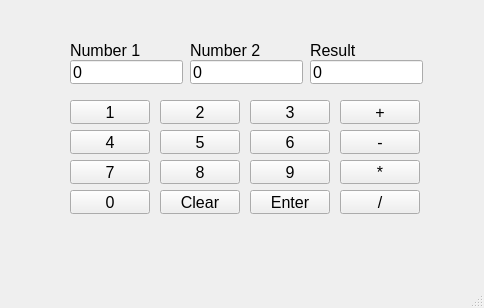
<?xml version="1.0" encoding="UTF-8"?>
<ui version="4.0">
 <class>MainWindow</class>
 <widget class="QMainWindow" name="MainWindow">
  <property name="geometry">
   <rect>
    <x>0</x>
    <y>0</y>
    <width>484</width>
    <height>308</height>
   </rect>
  </property>
  <property name="windowTitle">
   <string>MainWindow</string>
  </property>
  <widget class="QWidget" name="centralwidget">
   <widget class="QLabel" name="label">
    <property name="geometry">
     <rect>
      <x>70</x>
      <y>40</y>
      <width>81</width>
      <height>21</height>
     </rect>
    </property>
    <property name="font">
     <font>
      <pointsize>12</pointsize>
     </font>
    </property>
    <property name="text">
     <string>Number 1</string>
    </property>
   </widget>
   <widget class="QLabel" name="label_2">
    <property name="geometry">
     <rect>
      <x>190</x>
      <y>40</y>
      <width>81</width>
      <height>21</height>
     </rect>
    </property>
    <property name="font">
     <font>
      <pointsize>12</pointsize>
     </font>
    </property>
    <property name="text">
     <string>Number 2</string>
    </property>
   </widget>
   <widget class="QLabel" name="label_3">
    <property name="geometry">
     <rect>
      <x>310</x>
      <y>40</y>
      <width>81</width>
      <height>21</height>
     </rect>
    </property>
    <property name="font">
     <font>
      <pointsize>12</pointsize>
     </font>
    </property>
    <property name="text">
     <string>Result</string>
    </property>
   </widget>
   <widget class="QLineEdit" name="lineNum1">
    <property name="geometry">
     <rect>
      <x>70</x>
      <y>60</y>
      <width>113</width>
      <height>24</height>
     </rect>
    </property>
    <property name="font">
     <font>
      <pointsize>12</pointsize>
     </font>
    </property>
    <property name="text">
     <string>0</string>
    </property>
   </widget>
   <widget class="QLineEdit" name="lineNum2">
    <property name="geometry">
     <rect>
      <x>190</x>
      <y>60</y>
      <width>113</width>
      <height>24</height>
     </rect>
    </property>
    <property name="font">
     <font>
      <pointsize>12</pointsize>
     </font>
    </property>
    <property name="text">
     <string>0</string>
    </property>
   </widget>
   <widget class="QLineEdit" name="lineResult">
    <property name="geometry">
     <rect>
      <x>310</x>
      <y>60</y>
      <width>113</width>
      <height>24</height>
     </rect>
    </property>
    <property name="font">
     <font>
      <pointsize>12</pointsize>
     </font>
    </property>
    <property name="text">
     <string>0</string>
    </property>
   </widget>
   <widget class="QPushButton" name="btnN1">
    <property name="geometry">
     <rect>
      <x>70</x>
      <y>100</y>
      <width>80</width>
      <height>24</height>
     </rect>
    </property>
    <property name="font">
     <font>
      <pointsize>12</pointsize>
     </font>
    </property>
    <property name="text">
     <string>1</string>
    </property>
   </widget>
   <widget class="QPushButton" name="btnN2">
    <property name="geometry">
     <rect>
      <x>160</x>
      <y>100</y>
      <width>80</width>
      <height>24</height>
     </rect>
    </property>
    <property name="font">
     <font>
      <pointsize>12</pointsize>
     </font>
    </property>
    <property name="text">
     <string>2</string>
    </property>
   </widget>
   <widget class="QPushButton" name="btnN3">
    <property name="geometry">
     <rect>
      <x>250</x>
      <y>100</y>
      <width>80</width>
      <height>24</height>
     </rect>
    </property>
    <property name="font">
     <font>
      <pointsize>12</pointsize>
     </font>
    </property>
    <property name="text">
     <string>3</string>
    </property>
   </widget>
   <widget class="QPushButton" name="btnAdd">
    <property name="geometry">
     <rect>
      <x>340</x>
      <y>100</y>
      <width>80</width>
      <height>24</height>
     </rect>
    </property>
    <property name="font">
     <font>
      <pointsize>12</pointsize>
     </font>
    </property>
    <property name="text">
     <string>+</string>
    </property>
   </widget>
   <widget class="QPushButton" name="btnN4">
    <property name="geometry">
     <rect>
      <x>70</x>
      <y>130</y>
      <width>80</width>
      <height>24</height>
     </rect>
    </property>
    <property name="font">
     <font>
      <pointsize>12</pointsize>
     </font>
    </property>
    <property name="text">
     <string>4</string>
    </property>
   </widget>
   <widget class="QPushButton" name="btnN5">
    <property name="geometry">
     <rect>
      <x>160</x>
      <y>130</y>
      <width>80</width>
      <height>24</height>
     </rect>
    </property>
    <property name="font">
     <font>
      <pointsize>12</pointsize>
     </font>
    </property>
    <property name="text">
     <string>5</string>
    </property>
   </widget>
   <widget class="QPushButton" name="btnN6">
    <property name="geometry">
     <rect>
      <x>250</x>
      <y>130</y>
      <width>80</width>
      <height>24</height>
     </rect>
    </property>
    <property name="font">
     <font>
      <pointsize>12</pointsize>
     </font>
    </property>
    <property name="text">
     <string>6</string>
    </property>
   </widget>
   <widget class="QPushButton" name="btnSub">
    <property name="geometry">
     <rect>
      <x>340</x>
      <y>130</y>
      <width>80</width>
      <height>24</height>
     </rect>
    </property>
    <property name="font">
     <font>
      <pointsize>12</pointsize>
     </font>
    </property>
    <property name="text">
     <string>-</string>
    </property>
   </widget>
   <widget class="QPushButton" name="btnN7">
    <property name="geometry">
     <rect>
      <x>70</x>
      <y>160</y>
      <width>80</width>
      <height>24</height>
     </rect>
    </property>
    <property name="font">
     <font>
      <pointsize>12</pointsize>
     </font>
    </property>
    <property name="text">
     <string>7</string>
    </property>
   </widget>
   <widget class="QPushButton" name="btnN8">
    <property name="geometry">
     <rect>
      <x>160</x>
      <y>160</y>
      <width>80</width>
      <height>24</height>
     </rect>
    </property>
    <property name="font">
     <font>
      <pointsize>12</pointsize>
     </font>
    </property>
    <property name="text">
     <string>8</string>
    </property>
   </widget>
   <widget class="QPushButton" name="btnN9">
    <property name="geometry">
     <rect>
      <x>250</x>
      <y>160</y>
      <width>80</width>
      <height>24</height>
     </rect>
    </property>
    <property name="font">
     <font>
      <pointsize>12</pointsize>
     </font>
    </property>
    <property name="text">
     <string>9</string>
    </property>
   </widget>
   <widget class="QPushButton" name="btnMul">
    <property name="geometry">
     <rect>
      <x>340</x>
      <y>160</y>
      <width>80</width>
      <height>24</height>
     </rect>
    </property>
    <property name="font">
     <font>
      <pointsize>12</pointsize>
     </font>
    </property>
    <property name="text">
     <string>*</string>
    </property>
   </widget>
   <widget class="QPushButton" name="btnN0">
    <property name="geometry">
     <rect>
      <x>70</x>
      <y>190</y>
      <width>80</width>
      <height>24</height>
     </rect>
    </property>
    <property name="font">
     <font>
      <pointsize>12</pointsize>
     </font>
    </property>
    <property name="text">
     <string>0</string>
    </property>
   </widget>
   <widget class="QPushButton" name="btnClear">
    <property name="geometry">
     <rect>
      <x>160</x>
      <y>190</y>
      <width>80</width>
      <height>24</height>
     </rect>
    </property>
    <property name="font">
     <font>
      <pointsize>12</pointsize>
     </font>
    </property>
    <property name="text">
     <string>Clear</string>
    </property>
   </widget>
   <widget class="QPushButton" name="btnEnter">
    <property name="geometry">
     <rect>
      <x>250</x>
      <y>190</y>
      <width>80</width>
      <height>24</height>
     </rect>
    </property>
    <property name="font">
     <font>
      <pointsize>12</pointsize>
     </font>
    </property>
    <property name="text">
     <string>Enter</string>
    </property>
   </widget>
   <widget class="QPushButton" name="btnDiv">
    <property name="geometry">
     <rect>
      <x>340</x>
      <y>190</y>
      <width>80</width>
      <height>24</height>
     </rect>
    </property>
    <property name="font">
     <font>
      <pointsize>12</pointsize>
     </font>
    </property>
    <property name="text">
     <string>/</string>
    </property>
   </widget>
  </widget>
  <widget class="QMenuBar" name="menubar">
   <property name="geometry">
    <rect>
     <x>0</x>
     <y>0</y>
     <width>484</width>
     <height>21</height>
    </rect>
   </property>
  </widget>
  <widget class="QStatusBar" name="statusbar"/>
 </widget>
 <resources/>
 <connections/>
</ui>
